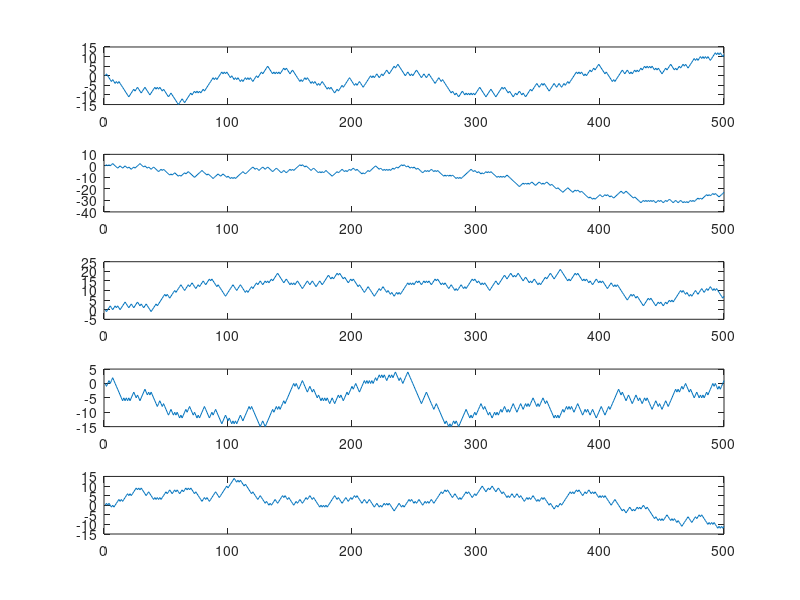

This chart was generated by the following MATLAB code: (Note: this script raises an error after producing the figure.)
clear all
clc
close all
%% 1.1
p = 0.5;
q = 1-p;

jumps = 500;
reps = 5;

s = zeros(reps,jumps);
for r = 1:reps
for i=2:jumps
   if rand<q
       add = 1;
   else
       add = -1;
   end
   s(r,i) = s(r,i-1) + add; 
end
end
figure(1)
for r=1:reps
    subplot(reps,1,r)
    plot(s(r,:))
end

%% 1.2
clear all
close all
clc

q = 0.5;
start = 0;
tf = [40 41];

N = 5E4;

end_point_even = zeros(1,N);
end_point_odd = zeros(1,N);
for n=1:N
    end_point_odd(n) = random_walk(q,start,tf(1));
    end_point_even(n) = random_walk(q,start,tf(2));
end

[counts_even,number_evens] = groupcounts(end_point_even');
[counts_odd,number_odd] = groupcounts(end_point_odd');

counts_even = counts_even/N;
counts_odd = counts_odd/N;

events = [number_evens;number_odd];
count_events = 0.5*[counts_even;counts_odd];

plot(events,count_events,'.')
hold on

x = linspace(-tf(2),tf(2),5000);
plot(x,1./sqrt(2*pi.*mean(tf)).*exp(-x.^2./(2.*mean(tf))))

ans_2_1 = sum(count_events);
disp(['2.1 ',num2str(ans_2_1)])

ans_2_2 = sum(events.*count_events);
disp(['2.2 ',num2str(ans_2_2)])

ans_2_3 = sum((events-ans_2_2).^2.*count_events);
disp(['2.3 ',num2str(ans_2_3)])

function start = random_walk(q,start,tf)
for i=2:tf
if rand<q
   add = 1;
else
   add = -1;
end
start = start + add;
end
end